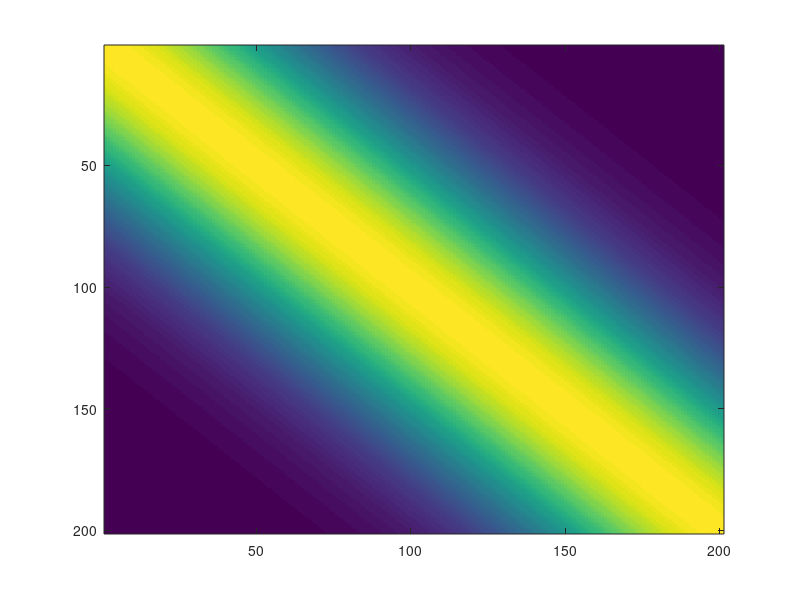
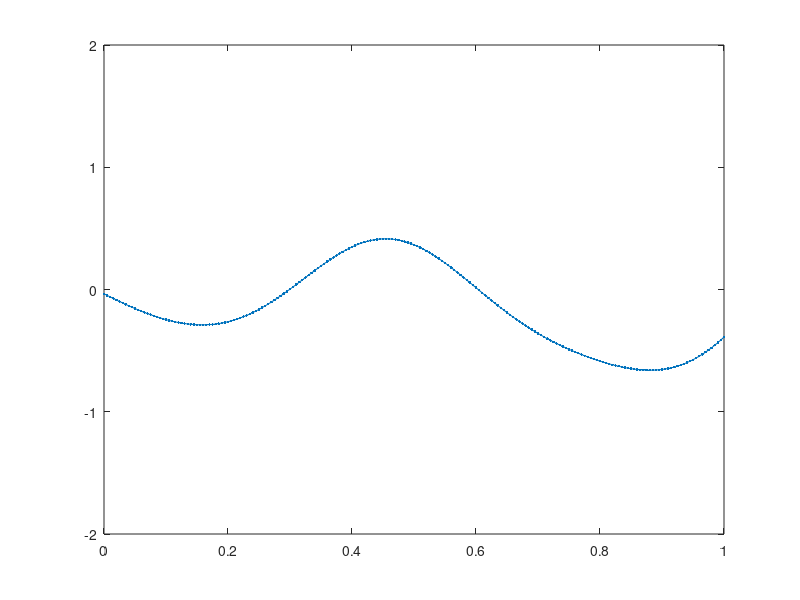

MATLAB code for these plots, in order:
% Script to play with kernes and Gaussian Processes
%Choose a kernel (covariance function)

kernel = 3;
switch kernel
    case 1;        k =@(x,y) 1*x'*y; % Linear      
    case 2; k =@(x,y) 1*min(x,y); % Brownian     
    case 3; k =@(x,y) exp(-10*(x-y)'*(x-y)); % Squared exponential     
    case 4; k =@(x,y) exp(-1*sqrt((x-y)'*(x-y)));     
    case 5; k =@(x,y) exp(-1*sin(50*pi*(x-y))^2) % Periodic     
    case 6; k =@(x,y) exp(-100*min(abs(x-y), abs(x+y))^2) ;
end

% Choose points at which to sample 15 
x= (0:.005:1);
n = length(x);  

% Construct the covariance matrix  
C = zeros(n,n); 
for i = 1:n      
    for j = 1:n          
        C(i,j)= k(x(i),x(j));     
    end
end
figure(1)   
imagesc(C)
%Sample from the Gaussian process at these  
u = randn(n,1); % sample u ~ N(0, I) 
[A,S, B] = svd(C); % factor C = ASB' 
z = A*sqrt(S)*u; % z = A S^.5 u  

% Plot  
figure(2); 
hold on; 
clf 
plot(x,z,'.-') 
axis([0, 1, -2, 2])